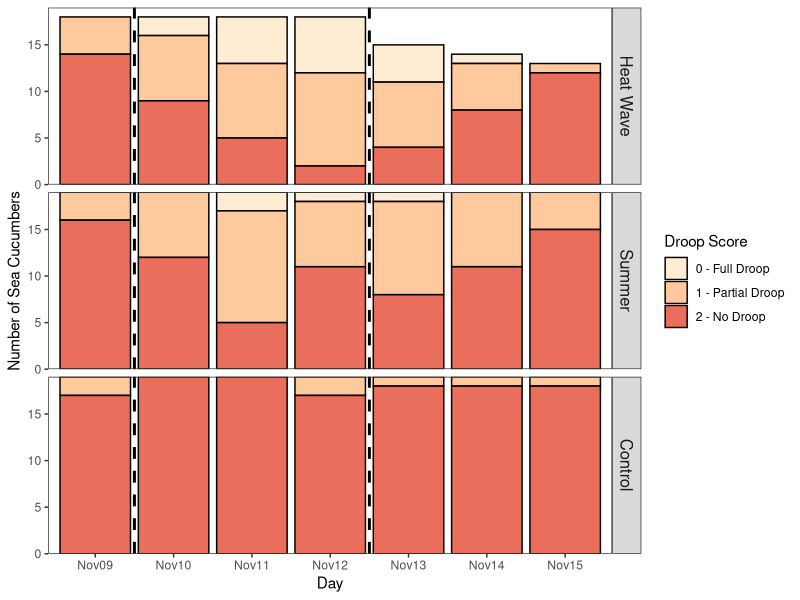
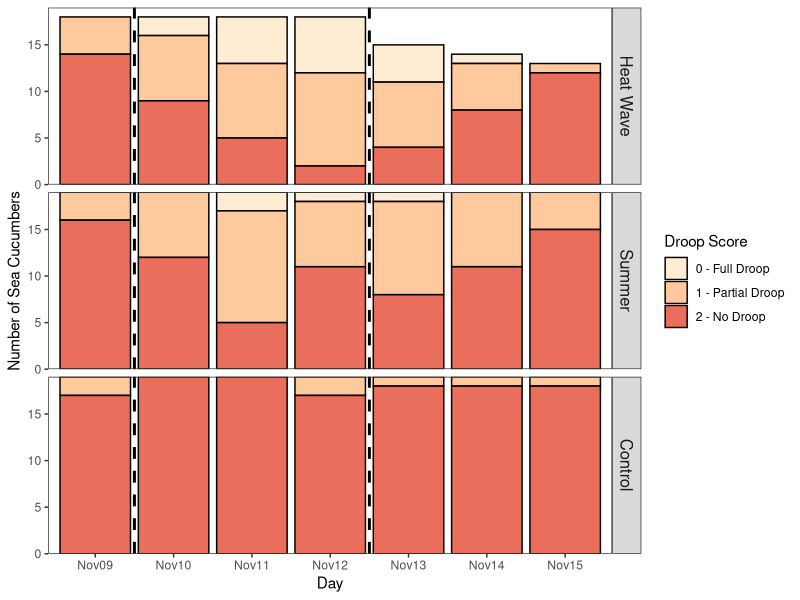

The R source for these figures, in order: (Note: this script raises an error after producing the figures.)
# making a figure to show changes in cucumber stiffness over time

library(here)
library(tidyverse)
library(Hmisc)
library(ordinal)

# load the stiffness data, rename and format columns
stiff <- read_csv(here("data/BehaviourData.csv")) %>%
  mutate(Droop_score = as.factor(Droop_score),
         Squeeze_score = as.factor(Squeeze_score), 
         Date = as.Date(Date, format="%d/%m/%Y"),
         Bucket_ID = as.factor(Bucket_ID),
         Cuke_ID = as.factor(Cuke_ID),
         Unique_ID = paste(Bucket_ID, Cuke_ID,  sep = '_'))%>%
  select(-c("Activity_Score", "Number_lesions","Bodywall_lesions")) %>%
  na.omit() %>%
  # renaming the treatment factors
  mutate(Treatment = gsub("Room", "Summer", Treatment),
         Treatment = gsub("Heat", "Heat Wave", Treatment),
         # reordering the treatments so they appear propperly in the grid
         Treatment = fct_relevel(Treatment, 
                                 c("Heat Wave", "Summer", "Control")))
         
  str(stiff)
  
#### PLOTTING DROOP DATA
stiffness_plot <-
  ggplot(data =stiff, 
         aes(x=as.factor(Date), 
             fill=Droop_score))+
  geom_bar(alpha=0.8, 
           color="black", 
           size=0.5) +
  scale_x_discrete(breaks=c("2021-11-09","2021-11-10","2021-11-11", "2021-11-12","2021-11-13","2021-11-14","2021-11-15"),
                   labels=c("Nov09", "Nov10", "Nov11", "Nov12", "Nov13","Nov14", "Nov15")) +
  xlab("Day") +
  #scale_x_date(date_labels = "%b%d", date_breaks="1 day")+
  geom_vline(xintercept=1.5, 
             linetype=2,
             size = 1) +
  geom_vline(xintercept=4.5, 
             linetype=2, 
             size = 1) +
  scale_y_continuous(expand=c(0,0)) +
  ylab("Number of Sea Cucumbers")+
  scale_fill_brewer(name="Droop Score",
                    labels=c("0 - Full Droop", "1 - Partial Droop", "2 - No Droop"), 
                    palette="OrRd", 
                    direction=1)+
  theme_bw()+
  theme(strip.text.y = element_text(size =12),
        panel.grid=element_blank())+
  facet_grid(Treatment ~ .)

stiffness_plot # show the plot!

ggsave("StiffnessPlot.pdf",
       stiffness_plot, 
       device = "pdf",
       path = here("figures"))
#------------------------------------------------------------------------------
# "Squeeze" data refers to the squeeze trials we did in addition to the 'droop'
# trials as a way to measure stiffness. This measurement was ultimately omitted
# from the final manuscript so the code has been commented out below so that 
# this script can be run without issue.

##### PLOTTING SQUEEZE DATA
#squeeze_plot = 
#  ggplot(data =stiff, aes(x=as.factor(Date), fill=Squeeze_score))+
#  geom_bar(alpha=0.8, color="black", size=0.5) +
#  scale_x_discrete(breaks=c("2021-11-09","2021-11-10","2021-11-11", "2021-11-12","2021-11-13","2021-11-14","2021-11-15"),
#                   labels=c(1,2,3,4,5,6,7))+
#  xlab("Day")+
#  #scale_x_date(date_labels = "%b%d", date_breaks="1 day")+
#  geom_vline(xintercept=1.5, linetype=2)+
#  geom_vline(xintercept=4.5, linetype=2)+
#  scale_y_continuous(expand=c(0,0))+
#  ylab("# Sea Cucumbers")+
#  scale_fill_brewer(name="Squeeze Score",labels=c("0 - No Stiffness","1 - Partial Stiffness","2 - Full Stiffness"), 
#                    palette="OrRd", direction=1)+ 
#  theme_bw()+
#  theme(strip.text.y = element_text(size =12),
#        panel.grid=element_blank(),
#        legend.position="right")+
#  facet_grid(Treatment~.)
#squeeze_plot
#ggsave("figures/squeeze.jpg",plot=squeeze_plot, width=5, height=4)

#### PLOTTING CORRELATION BETWEEN SQUEEZE AND DROOP
#squeeze_droop_cor = ggplot(data=stiff, aes(x=Squeeze_score, y=Droop_score, color=Treatment))+
#  geom_jitter(width=0.2, height=0.2)+
#  scale_color_manual(labels=c("Control (12?C)","Room (17?C)","Heat (22?C)"), values=c("Gold", "Orange","Red"))+
#  theme_bw()+
#  theme(strip.text.y = element_text(size =12))+
#  facet_grid(Treatment~.)
#squeeze_droop_cor
#
#ggsave("figures/squeeze_droop_correlation.jpg",plot=squeeze_droop_cor, width=6, height=4)

## CALCULATING CORRELATION 
#rcorr(stiff$Squeeze_score,stiff$Droop_score, type="spearman") # looking at correlation 

##### SHATISTICS #####
# Running ordinal regressions on the data
#str(stiff)

#stiff_mod = clmm(Squeeze_score~ Treatment+as.factor(Date)+ (1|Unique_ID) +(1|Bucket_ID)+(1|Sea_Table),
#                 data = stiff) # squeeze
#tbl_regression(stiff_mod)

droop_mod= clmm(Droop_score~ Treatment + as.factor(Date)+ (1|Unique_ID) +(1|Bucket_ID)+(1|Sea_Table), data = stiff) # droop
tbl_regression(droop_mod)
